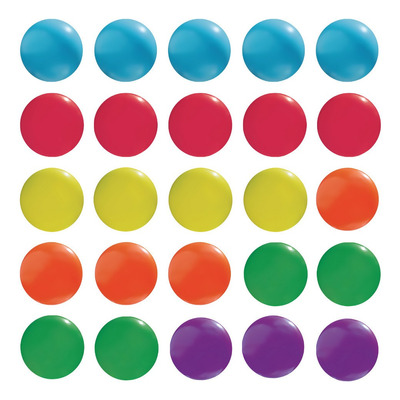
#> input picture pelotas.jpg, 400 x 400 px
$ python Actividad11_ContadorDeObjetosConCanny_22310266.py
#> lines starting #> are read from the running program, lines starting #| are printed output that depends on the picture; after the words box and inside, x2 and y2 are one past the last pixel; in counts of white or black regions, pixels touching at a corner belong together
import cv2

# Leer la imagen original
imagen = cv2.imread('pelotas.jpg')
#> imagen is the input picture: shape (400, 400, 3); mean B, G, R 177.9, 187, 197.8
#Cambiar a escala de grises
grises = cv2.cvtColor(imagen, cv2.COLOR_BGR2GRAY)
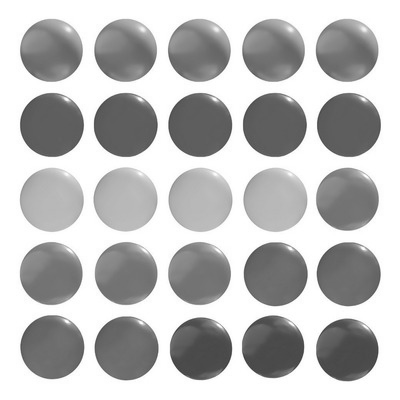
#> grises: shape (400, 400); min 58, max 255, mean 189.2
#Aplicar un filtro gaussiano para eliminar ruido
bordes = cv2.Canny(grises, 100, 200)
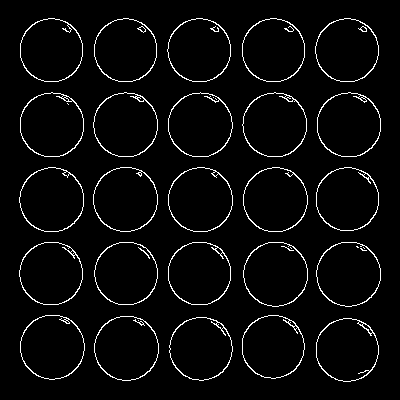
#> bordes: shape (400, 400); 4% white in thin lines or dots, all inside (x1, y1, x2, y2) = (19, 18, 381, 382)


ctns, _ = cv2.findContours(bordes, cv2.RETR_EXTERNAL,cv2.CHAIN_APPROX_SIMPLE) #Encontrar contornos
#> ctns = 25 contours; largest, box (x1, y1, x2, y2) and area: (93, 167, 158, 232) 3256, (168, 167, 233, 232) 3248, (243, 167, 308, 232) 3246, (19, 167, 84, 232) 3243, (94, 316, 159, 381) 3240

#Dibujar los contornos encontrados en la imagen original
cv2.drawContours(imagen, ctns, -1, (0,0,255), 2)
print('Número de contornos encontrados: ', len(ctns)) #Imprimir el número de contornos encontrados
#| Número de contornos encontrados:  25
texto = 'Contornos encontrados: '+ str(len(ctns))
#> texto = 'Contornos encontrados: 25'
cv2.putText(imagen, texto, (10,20), cv2.FONT_HERSHEY_SIMPLEX, 0.7, #
  (255, 0, 0), 1) #Agregar texto a la imagen
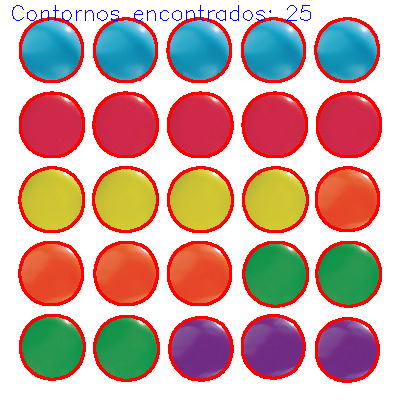
#> imagen: shape (400, 400, 3); mean B, G, R 158.2, 165.3, 202.5
#Mostrar la imagen con los contornos encontrados
cv2.imshow('Imagen', imagen)
cv2.waitKey(0)
cv2.destroyAllWindows()

$ run again, with bordes2.jpg copied over pelotas.jpg
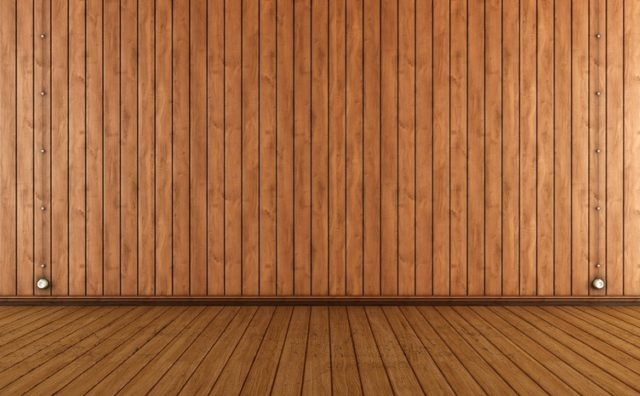
#> input picture bordes2.jpg, 640 x 396 px
#> imagen is the input picture: shape (396, 640, 3); mean B, G, R 61.3, 103.5, 163.6
#> `bordes = cv2.Canny(grises, 100, 200)`:
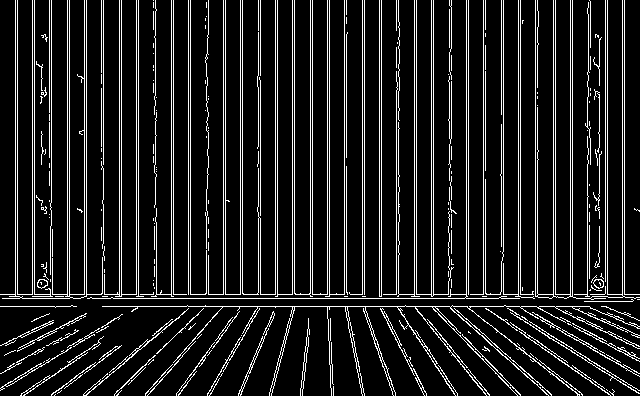
#> bordes: shape (396, 640); 11.5% white in thin lines or dots
#> ctns = 252 contours, 230 with area under 20; largest, box (x1, y1, x2, y2) and area: (102, 305, 640, 396) 838, (238, 311, 275, 396) 151, (83, 308, 189, 396) 147, (532, 312, 640, 377) 142, (380, 308, 427, 396) 134
#| Número de contornos encontrados:  252
#> texto = 'Contornos encontrados: 252'
#> `cv2.putText(imagen, texto, (10,20), cv2.FONT_HERSHEY_SIMPLEX, 0.7,`:
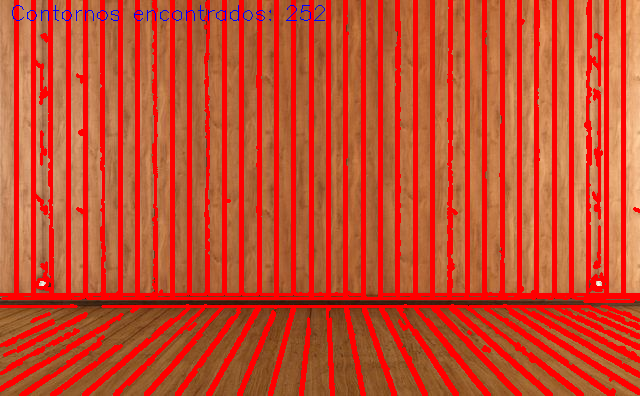
#> imagen: shape (396, 640, 3); mean B, G, R 45.4, 75.5, 197.1
